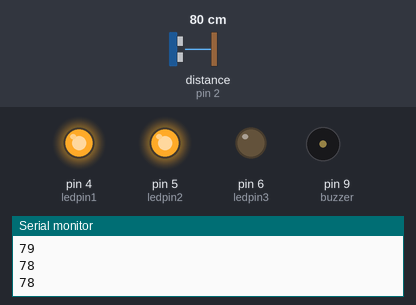
The sketch below on a simulated Arduino Uno, built with avr-gcc and run on an emulated ATmega328P. On the bench: output pins drawn as LEDs (lit = HIGH), buzzer (waves = sounding), the last lines printed to the serial monitor. Wiring (inferred from the names in the program): ultrasonic range finder: trigger pin 3; echo pin 2. Dashed ring = blinking. The inputs (shaded band) are chosen by the test bench; at power-on: distance to the obstacle (sensor on pin 2) 80 cm. The echo pulse lasts 58.3 µs per cm; pins used as bus, display or sensor lines are not drawn.

Above: at 1.2 s.
1.3 s: distance to the obstacle (sensor on pin 2) set to 54 cm
3.2 s: distance to the obstacle (sensor on pin 2) set to 45 cm
At 3.99 s:
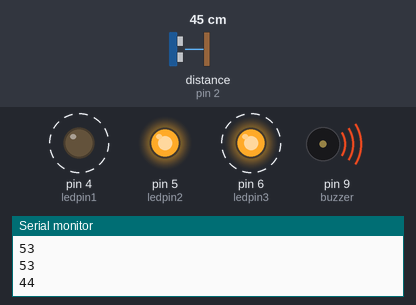
At 4.89 s:
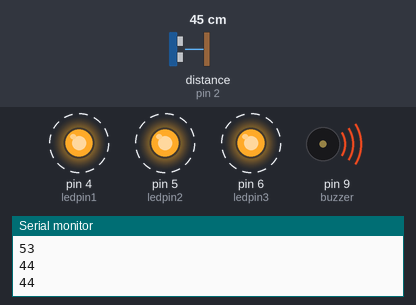
6.2 s: distance to the obstacle (sensor on pin 2) set to 250 cm
At 7.0 s:
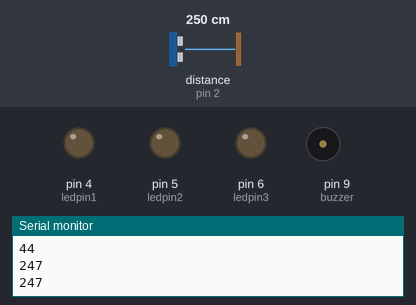
Timing chart, 0 to 9.2 s (numbered marks = the images above; inputs shaded):
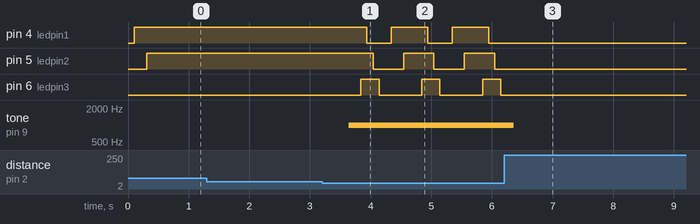

The sketch:

adams-Blind_Spot_Detection.ino
```cpp
#define echoPin 2 // attach pin D2 Arduino to pin Echo of HC-SR04
#define trigPin 3 //attach pin D3 Arduino to pin Trig of HC-SR04
const int buzzer = 9;
#define ledpin1 4
#define ledpin2 5
#define ledpin3 6
// defines variables
long duration; // variable for the duration of sound wave travel
int distance; // variable for the distance measurement

void setup() {
  pinMode(trigPin, OUTPUT); // Sets the trigPin as an OUTPUT
  pinMode(echoPin, INPUT); // Sets the echoPin as an INPUT
  Serial.begin(9600); // // Serial Communication is starting with 9600 of baudrate speed
  pinMode(ledpin1,OUTPUT);
  pinMode(ledpin2,OUTPUT);
  pinMode(ledpin3,OUTPUT);
  pinMode(buzzer, OUTPUT);
}
void loop() {
  // Clears the trigPin condition
  digitalWrite(trigPin, LOW);
  delayMicroseconds(2);
  // Sets the trigPin HIGH (ACTIVE) for 10 microseconds
  digitalWrite(trigPin, HIGH);
  delayMicroseconds(10);
  digitalWrite(trigPin, LOW);
  // Reads the echoPin, returns the sound wave travel time in microseconds
  duration = pulseIn(echoPin, HIGH);
  // Calculating the distance
  distance = duration * 0.034 / 2; // Speed of sound wave divided by 2 (go and back)
  // Displays the distance on the Serial Monitor
  Serial.print(distance);
  Serial.print("\n");
  delay(100);
  if(distance<150)
  {
    digitalWrite(ledpin1,HIGH);
    delay(100);

  }
  if (distance<100)
  {
    digitalWrite(ledpin1,HIGH);
    delay(100);

    digitalWrite(ledpin2,HIGH);
    delay(100);

  }
  if(distance<50)
  {
    tone(buzzer, 1000); // Send 1KHz sound signal...
    digitalWrite(ledpin1,HIGH);
    delay(100);
    digitalWrite(ledpin2,HIGH);
    delay(100);
    digitalWrite(ledpin3,HIGH);
    delay(100);
    digitalWrite(ledpin1,LOW);
    delay(100);
    digitalWrite(ledpin2,LOW);
    delay(100);
    digitalWrite(ledpin3,LOW);
    delay(100);

  }
  else if (distance>150)
  {
    noTone(buzzer);
    digitalWrite(ledpin1,LOW);
    delay(100);
    digitalWrite(ledpin2,LOW);
    delay(100);
    digitalWrite(ledpin3,LOW);
    delay(100);

  }
}
```

Measured:
- the behaviour switches between 51 and 50 cm on distance to the obstacle (sensor on pin 2) (found by bisection; images 0 and 1)
- after the input at 3.2 s, pin 4 (ledpin1): alternates HIGH for 0.60 s and LOW for 0.40 s, starting after 0.74 s; pin 5 (ledpin2): alternates HIGH for 0.50 s and LOW for 0.50 s, starting after 0.84 s; pin 6 (ledpin3): alternates HIGH for 0.30 s and LOW for 0.70 s, starting after 0.64 s; tone on pin 9 (buzzer): silent → 1000 Hz after 0.44 s
- after the input at 6.2 s, pin 4 (ledpin1), pin 5 (ledpin2), pin 6 (ledpin3): stops changing and stays LOW; tone on pin 9 (buzzer): 1000 Hz → silent after 0.16 s
